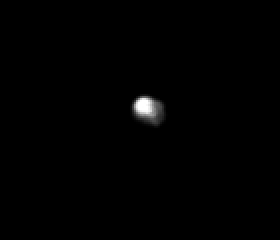
%> input picture 小程序/spot.bmp, 140 x 120 px (shown 2 times larger)
$ octave GaussFittingSpotCenterDemo.m   (GNU Octave 9; MATLAB toolbox functions it lacks are replaced by stand-ins)
%> lines starting %> are read from the running program, lines starting %| are printed output that depends on the picture; in (x1, y1, x2, y2) boxes, pixels count from 0 and x2, y2 are one past the last pixel; in counts of white or black regions, pixels touching at a corner belong together; the program's own positions count from 1
clear; clc;
% x 表示横向，y 表示纵向
imgGrayData = imread('spot.bmp')';  % 图像方向和数据方向一致
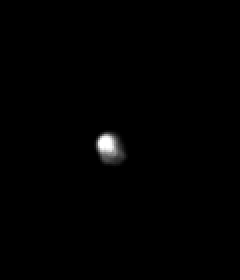
%> imgGrayData: size 140x120 uint8 (shown 2 times larger); min 0, max 255, mean 1.4; mean of the top-left, top-right, bottom-left and bottom-right quarters 1.2, 0, 4.3, 0.3
[row, col] = size(imgGrayData);            % 取出图像大小
%> row = 140; col = 120
[X0, Y0] = meshgrid(1 : col, 1 : row);     % 生成网格坐标
x0 = X0 / 10;
y0 = Y0 / 10;
imgData = double(imgGrayData);                  % uint8 转换为 double
% 画图
subplot(2, 1, 1)
surf(x0, y0, imgData);
shading interp;        % smooth
% 线性化
% f(x, y) = a * exp(-((x - b1)^2 / c1 + (y - b2)^2 / c2));
% ln(f(x, y)) = ln(a) - (x - b1)^2 / c1 - (y - b2)^2 / c2;
% g(x, y) = a * x^2 + b * y^2 + c * x + d * y + e;
% 拟合数据
flag = imgGrayData >= 5;
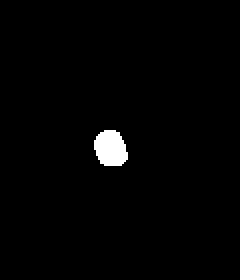
%> flag: size 140x120 logical (shown 2 times larger); 1.4% white; 1 white region, box (x1, y1, x2, y2) and area: (47, 65, 64, 83) 242
num = sum(flag(:));
%> num = 242
xfit = zeros(num, 1);
yfit = zeros(num, 1);
zfit0 = zeros(num, 1);
ind = 1;
for i = 1 : row
    for j = 1 : col
        if flag(i, j) == 1
            xfit(ind) = x0(i, j);
            yfit(ind) = y0(i, j);
            zfit0(ind) = imgData(i, j);
            ind = ind + 1;
        end
    end
end
%> after the loop, ind = 243; xfit = 242 values, max 6.4 at index 162, min 4.8 at index 54, mean 5.59; yfit = 242 values from 6.6 to 8.3; zfit0 = 242 values, max 255 at index 44, min 5 at index 6, mean 100.3
zfit = log(zfit0);
%> zfit = 242 values, max 5.54 at index 44, min 1.61 at index 6, mean 4.13
% 系数矩阵
xfit2 = xfit .* xfit;
%> xfit2 = 242 values, max 40.96 at index 162, min 23.04 at index 54, mean 31.42
yfit2 = yfit .* yfit;
%> yfit2 = 242 values from 43.56 to 68.89
A = [xfit2, yfit2, xfit, yfit, ones(num, 1)];
result = A \ zfit;
%> result = [-4.05; -3.41; 44.56; 50.71; -305.6]
disp(result);
%|     -4.0500
%|     -3.4074
%|     44.5598
%|     50.7140
%|   -305.6350
% 还原
sigmaX = sqrt(-0.5 / result(1));
%> sigmaX = 0.351
sigmaY = sqrt(-0.5 / result(2));
%> sigmaY = 0.383
centerX = sigmaX * sigmaX * result(3);
%> centerX = 5.5
centerY = sigmaY * sigmaY * result(4);
%> centerY = 7.44
Amplitude = exp(result(5) + 0.5 * centerX * result(3) + 0.5 * centerY * result(4));
%> Amplitude = 278.7
% centerX = round(centerX * 10);
% centerY = round(centerY * 10);
coeFit = [Amplitude; centerX; sigmaX; centerY; sigmaY];
%> coeFit = [278.7; 5.5; 0.351; 7.44; 0.383]
disp(coeFit);
%|    278.6833
%|      5.5012
%|      0.3514
%|      7.4417
%|      0.3831
% 绘图
subplot(2, 1, 2)
imgDataFit = coeFit(1) * exp(-(x0 - coeFit(2)).^2 / (2 * coeFit(3) * coeFit(3)) - (y0 - coeFit(4)).^2 / (2 * coeFit(5) * coeFit(5)));
surf(x0, y0, imgDataFit);
shading interp
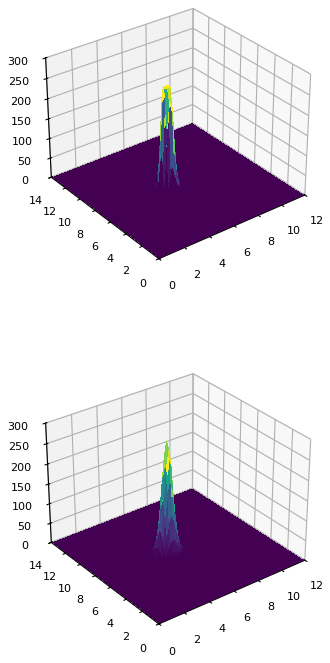
%> figure redrawn from the program's plot data, 2 panels
